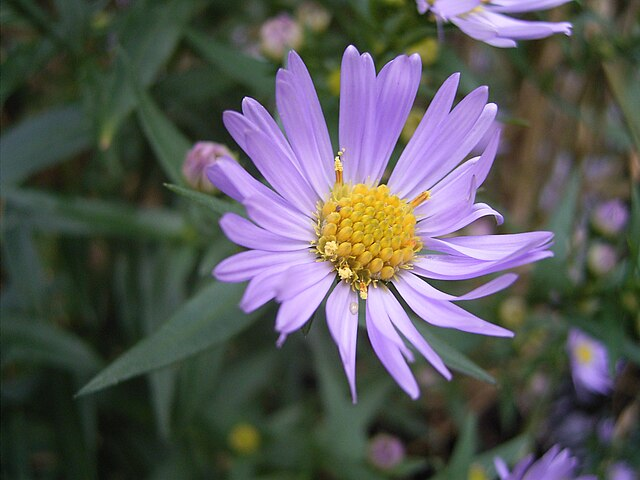
#> input picture Practical 1/Practical 3/Practical 3B/Flower.jpg, 640 x 480 px, found by its file name
$ python Sobel_Filter_10.py   (older library calls are emulated)
#> lines starting #> are read from the running program, lines starting #| are printed output that depends on the picture
import cv2
import numpy as np
import matplotlib.pyplot as plt

# Load the image
image_path = 'C:/Users/admin/Desktop/Nupur (M.Sc.IT)/CV Practical/Practical 4/Flower.jpg'
original_image = cv2.imread(image_path, cv2.IMREAD_GRAYSCALE)
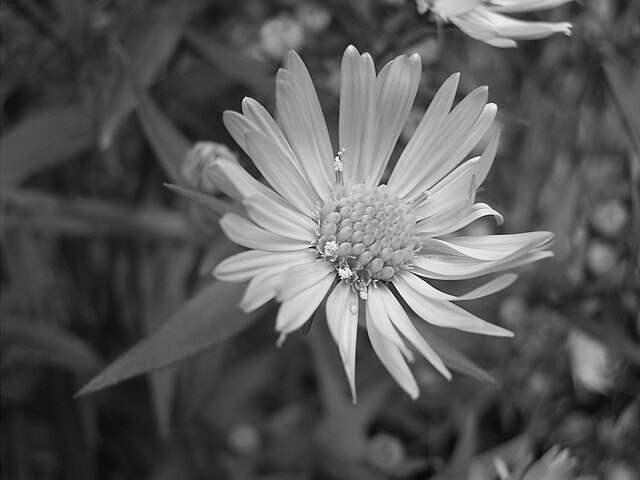
#> original_image: shape (480, 640); min 0, max 255, mean 88.3

# Check if the image was loaded successfully
if original_image is None:
    print("Error loading the image.")
else:
    # Apply Sobel filter in the x and y directions
    sobel_x = cv2.Sobel(original_image, cv2.CV_64F, 1, 0, ksize=3)
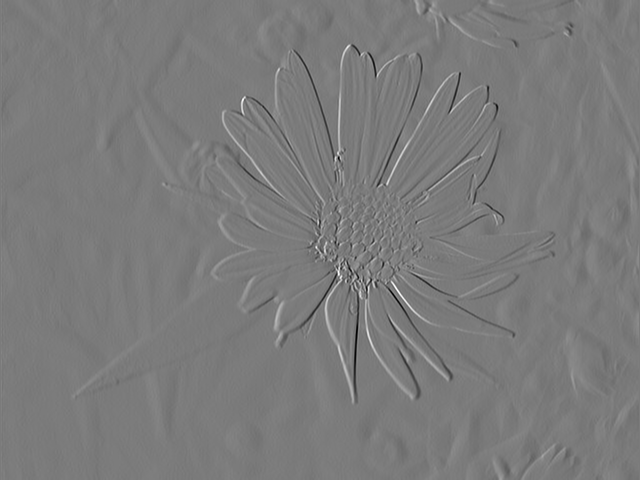
#> sobel_x: shape (480, 640) float64; min -745, max 795, mean 0.3; drawn with min black and max white
    sobel_y = cv2.Sobel(original_image, cv2.CV_64F, 0, 1, ksize=3)
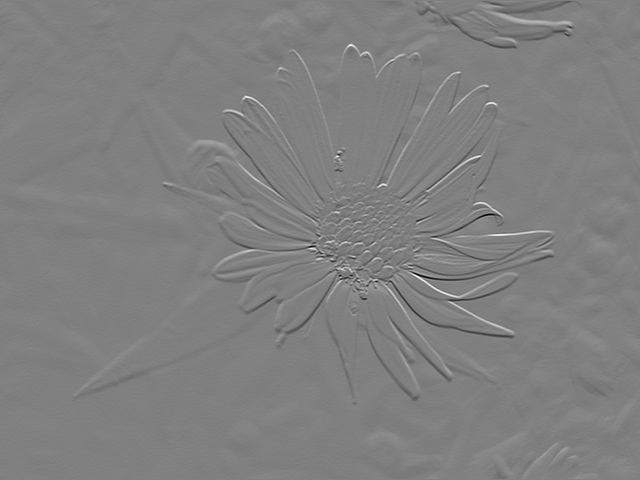
#> sobel_y: shape (480, 640) float64; min -877, max 866, mean -0.5; drawn with min black and max white

    # Convert the results to absolute values and then to 8-bit
    sobel_x = cv2.convertScaleAbs(sobel_x)
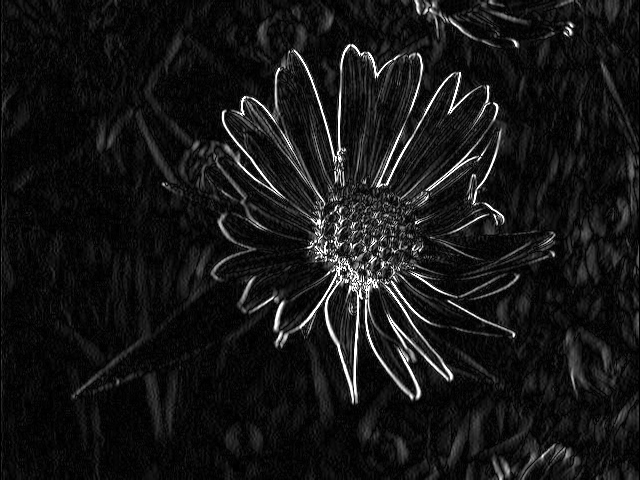
#> sobel_x: shape (480, 640); min 0, max 255, mean 22.2
    sobel_y = cv2.convertScaleAbs(sobel_y)
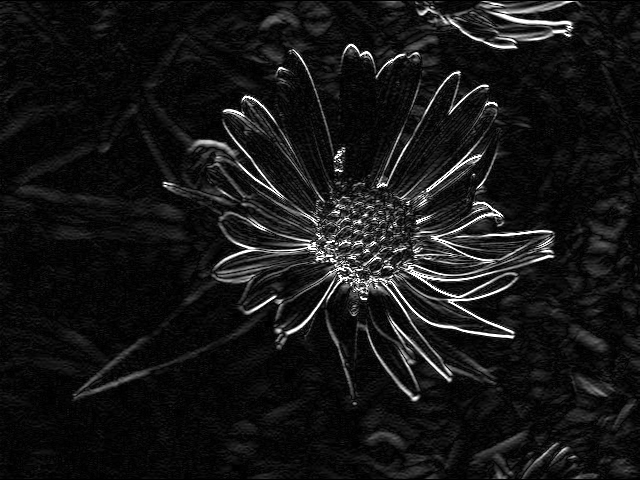
#> sobel_y: shape (480, 640); min 0, max 255, mean 22.2

    # Combine the Sobel images to get the gradient magnitude
    gradient_magnitude = cv2.addWeighted(sobel_x, 0.5, sobel_y, 0.5, 0)
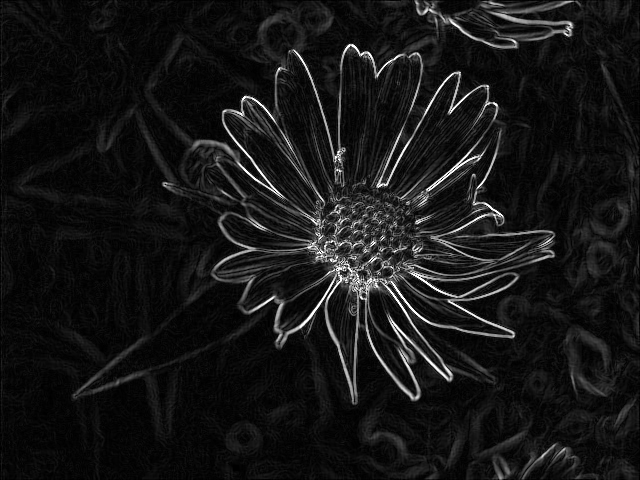
#> gradient_magnitude: shape (480, 640); min 0, max 255, mean 22.2

    # Display the original image and the gradient magnitude
    #cv2.imshow('Original Image', original_image)
    #cv2.imshow('Gradient Magnitude', gradient_magnitude)

    #Image1
    plt.figure(figsize = (10,5))
    plt.subplot(1,2,2)
    #plt.imshow(original_image)
    plt.imshow(original_image, cmap = 'gray')
    plt.title('Original Image')
    plt.axis('off')

    #Image2
    plt.subplot(1,2,1)
    #plt.imshow(gradient_magnitude)
    plt.imshow(gradient_magnitude, cmap = 'gray')
    plt.title('Gradient Magnitude')
    plt.axis('off')
    plt.show()


    # Wait for a key press and close the windows
    cv2.waitKey(0)
    cv2.destroyAllWindows()
